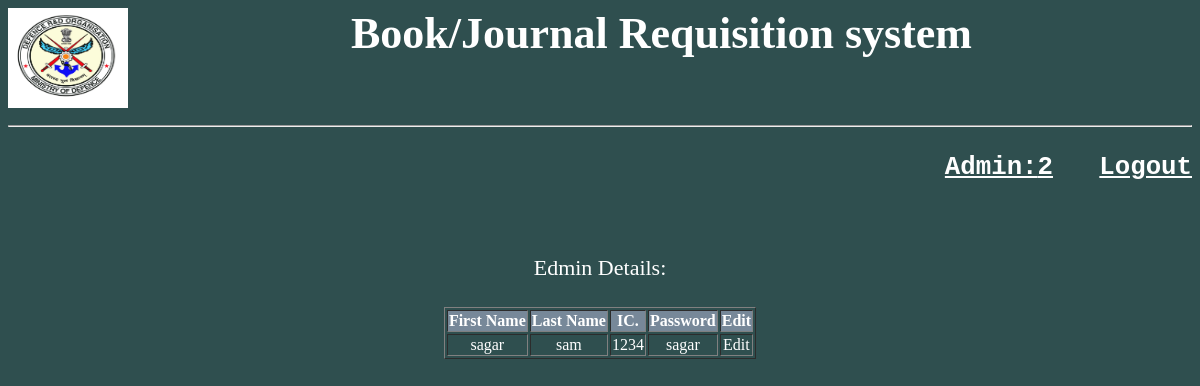
Page /admin.php (signed in) on the committed database.
### tables this page shows
CREATE TABLE IF NOT EXISTS `admin_table` (
  `id` int(11) NOT NULL AUTO_INCREMENT,
  `fname` varchar(20) NOT NULL,
  `lname` varchar(20) NOT NULL,
  `admin_ic` varchar(20) NOT NULL,
  `password` varchar(30) NOT NULL,
  PRIMARY KEY (`id`)
);

### admin.php (the view, shortened to what this page needs)
<html>
<link rel="stylesheet" type="text/css" href="input.css">
<head>
   <link rel="stylesheet" href="styles.css">
<a href="http://www.drdo.gov.in/drdo/labs/SSPL/English/index.jsp?pg=homebody.jsp"> <div id="image" style="float:left;">
        <img src="logo.jpg"  align="left"/ width="120px" height="100px"> </a></div>
<div><center><h1>Book/Journal Requisition system</h1></center></div>
<br>
<hr>
</head>
<body>
<p><pre>
<a href=""><h3 align='right'>Admin:<?php echo $ic=$_SESSION['ic']; ?></a>   <a href='logout.php'>Logout</a></h2>
</pre></p>
</body>
</html>
<?php
echo "<center>";
echo "Edmin Details: ";
echo "<br>";
echo "<br>";
$s = "select * from admin_table";
$resource= mysql_query($s);
echo "<form method='post' action = 'save.php'>";
echo "<table border='1'>";
echo "<tr bgcolor='LightSlateGray'>";
echo "<th>First Name</th>";
echo "<th>Last Name</th>";
echo "<th>IC.</th>";
echo "<th>Password</th>";
echo "<th>Edit</th>";
echo "</tr>";
while ($row = mysql_fetch_array($resource)){
 echo "<tr align='center'>";
 echo "<td>".$row[1]."</td>";
 echo "<td>".$row[2]."</td>";
 echo "<td>".$row[3]."</td>";
 echo "<td>".$row[4]."</td>";
 echo "<td align 'center'>Edit</td>";
 echo "</tr>";
 }
echo "</table>";
echo "<br />";
echo "</form>";
echo "</center>";
?>

### css/input.css (style rules this page uses)
body { font-family: kirvy; font-size: 22px; color:white; background-color: DarkSlateGray ; }
a { color: white; }

### rows in the picture
admin_table: fname "sagar", lname "sam", admin_ic "1234", password "sagar"

### other values in the picture
$ic=$_SESSION['ic'] "2"
